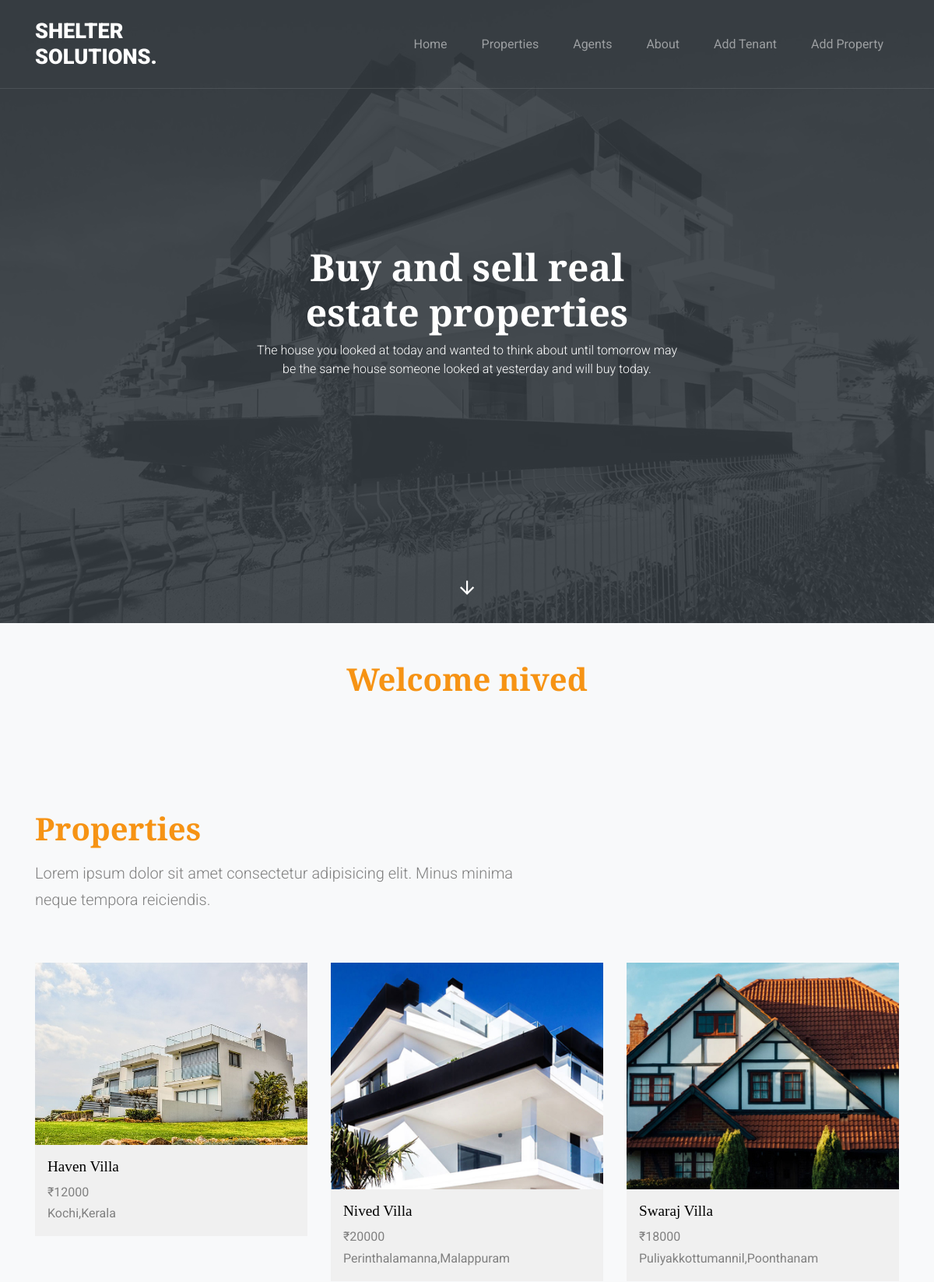
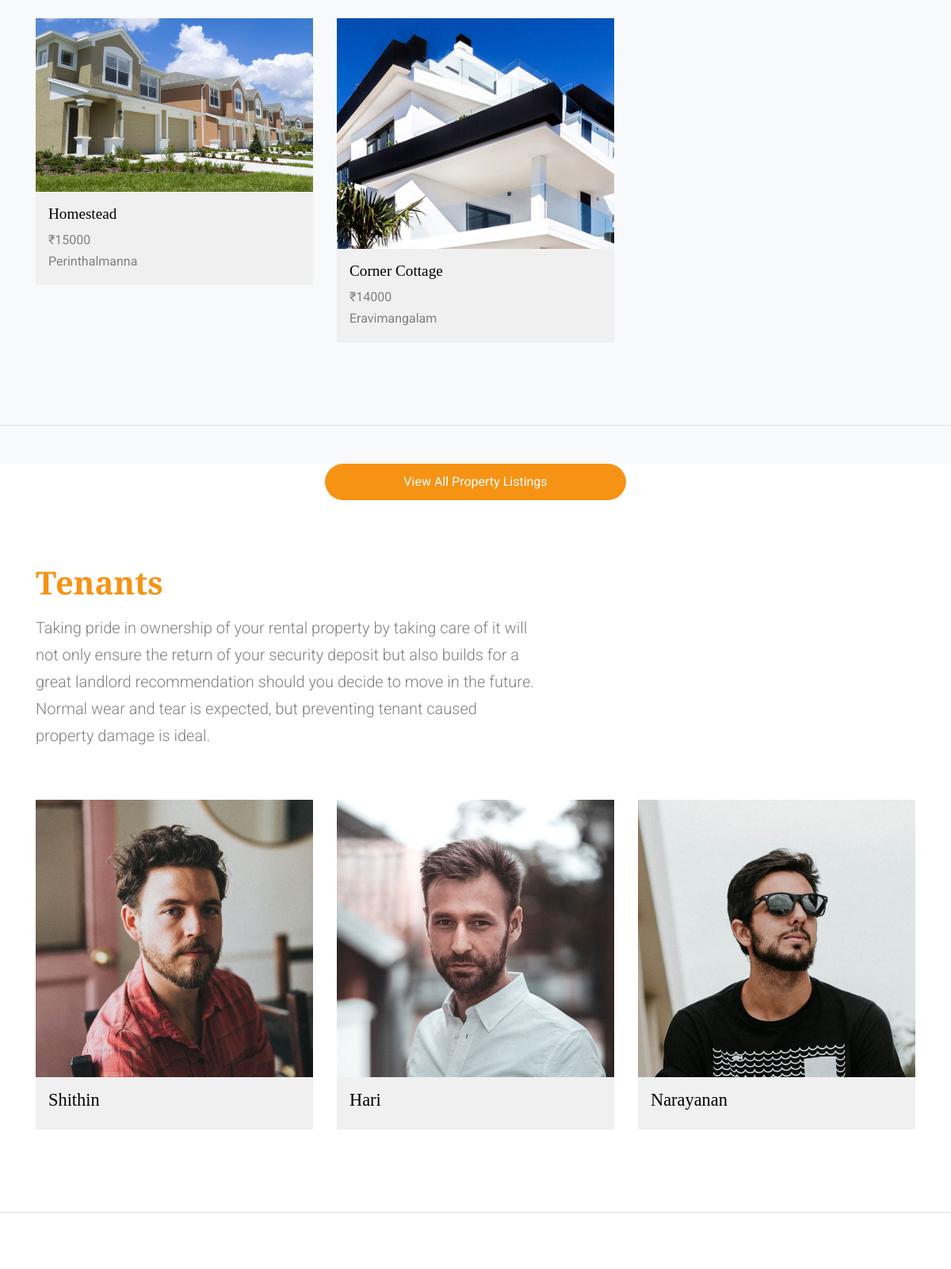
Page /admin_index (signed in, upper part) on the committed database (2 pictures, top to bottom).
### shelterapp/models.py (models this page shows, shortened)
class property(models.Model):
    p_name = models.CharField(max_length=100)
    addr = models.TextField()
    location = models.CharField(max_length=100)
    features = models.TextField()

class tenant(models.Model):
    t_name = models.CharField(max_length=100)
    photo = models.FileField(upload_to='shelterapp/static/images')
    addr = models.TextField()
    docu = models.FileField(upload_to='shelterapp/static/images')

### shelterapp/views.py (the view)
# urls.py: path('admin_index',admin_index),
def admin_index(request):
    user = request.session['username']
    a = property.objects.all()
    b = Unit.objects.all()
    c = tenant_unit.objects.all()
    unit_id = []
    p_name = []
    addr = []
    location = []
    features = []
    img = []
    Property = []
    type = []
    rent = []
    t_id = []
    t_name = []
    photo = []
    t_addr = []
    docu = []
    for i in b:
        unit_id.append(i.id)
        p_name.append(i.Property.p_name)
        addr.append(i.Property.addr)
        img.append(str(i.img).split('/')[-1])
        type.append(i.type)
        rent.append(i.rent)
    for i in c:
        t_id.append(i.id)
        t_name.append(i.Tenant.t_name)
        photo.append(str(i.Tenant.photo).split('/')[-1])
        t_addr.append(i.Tenant.addr)
        docu.append(i.Tenant.docu)
    print(img)
    mylist1 = zip(p_name, addr, img, type, rent, unit_id)
    mylist2 = zip(t_name, photo, t_addr, docu, t_id)
    return render(request,'admin_index.html',{'username':user,'data1':mylist1,'data2':mylist2})

### shelterapp/templates/admin_index.html (shortened to what this page needs)
<!DOCTYPE html>
{% load static %}
<html lang="en">
  <head>
    <link rel="stylesheet" href="{% static 'fonts/icomoon/style.css' %}">
    <link rel="stylesheet" href="{% static 'css/bootstrap.min.css' %}">
    <link rel="stylesheet" href="{% static 'css/jquery-ui.css' %}">
    <link rel="stylesheet" href="{% static 'css/owl.carousel.min.css' %}">
    <link rel="stylesheet" href="{% static 'css/owl.theme.default.min.css' %}">
    <link rel="stylesheet" href="{% static 'css/owl.theme.default.min.css' %}">
    <link rel="stylesheet" href="{% static 'css/jquery.fancybox.min.css' %}">
    <link rel="stylesheet" href="{% static 'css/bootstrap-datepicker.css' %}">
    <link rel="stylesheet" href="{% static 'fonts/flaticon/font/flaticon.css' %}">
    <link rel="stylesheet" href="{% static 'css/aos.css' %}">
    <link rel="stylesheet" href="{% static 'css/style.css' %}">
  </head>
  <body data-spy="scroll" data-target=".site-navbar-target" data-offset="300">
  <div class="site-wrap">
    <header class="site-navbar py-4 js-sticky-header site-navbar-target" role="banner">
      <div class="container">
        <div class="row align-items-center">
          <div class="col-6 col-xl-2">
            <h1 class="mb-0 site-logo m-0 p-0"><a href="index.html" class="mb-0">Shelter Solutions.</a></h1>
          </div>
          <div class="col-12 col-md-10 d-none d-xl-block">
            <nav class="site-navigation position-relative text-right" role="navigation">
              <ul class="site-menu main-menu js-clone-nav mr-auto d-none d-lg-block">
                <li><a href="http://127.0.0.1:8000/" class="nav-link">Home</a></li>
                <li><a href="http://127.0.0.1:8000/properties" class="nav-link">Properties</a></li>
                <li><a href="#agents-section" class="nav-link">Agents</a></li>
                <li><a href="#about-section" class="nav-link">About</a></li>
                <li><a href="http://127.0.0.1:8000/add_tenant" class="nav-link">Add Tenant</a></li>
                <li><a href="http://127.0.0.1:8000/add_property" class="nav-link">Add Property</a></li>
              </ul>
            </nav>
          </div>
        </div>
      </div>
    </header>
    <div class="site-blocks-cover overlay" style="background-image: url({% static 'images/hero_1.jpg' %});" data-aos="fade" id="home-section">
      <div class="container">
        <div class="row align-items-center justify-content-center">
          <div class="col-md-6 mt-lg-5 text-center">
            <h1>Buy and sell real estate properties</h1>
            <p class="mb-5"> The house you looked at today and wanted to think about until tomorrow may be the same house someone looked at yesterday and will buy today.</p>
          </div>
        </div>
      </div>
      <a href="#howitworks-section" class="smoothscroll arrow-down"><span class="icon-arrow_downward"></span></a>
    </div>
    <div class="py-5 bg-light site-section how-it-works" id="howitworks-section">
      <div class="container">
        <div class="row mb-5 justify-content-center">
          <div class="col-md-7 text-center">
            <h2 class="section-title mb-3">Welcome {{username}}</h2>
          </div>
        </div>
    </div>
   <section class="site-section border-bottom" id="properties-section">
      <div class="container">
        <div class="row mb-5">
          <div class="col-md-7 text-left">
            <h2 class="section-title mb-3">Properties</h2>
            <p class="lead">Lorem ipsum dolor sit amet consectetur adipisicing elit. Minus minima neque tempora reiciendis.</p>
          </div>
        </div>
        <div class="row">
          {% for i,j,k,l,m,n in data1 %}
          <div class="col-md-6 col-lg-4 mb-4">
            <div class="team-member">
              <figure>
                <img src="/static/images/{{k}}" alt="Image" class="img-fluid" >
              </figure>
              <div class="p-3">
                <h3 class="mb-2">{{i}}</h3>
                <span class="position">₹{{m}}</span><br>
                <span class="position">{{j}}</span>
              </div>
            </div>
          </div>
      {% endfor %}
        </div>
      </div>
    </section>
        </div>
        <div class="row justify-content-center">
          <div class="col-md-4">
            <a href="listings.html" class="btn btn-primary btn-block">View All Property Listings</a>
          </div>
        </div>
      </div>
    <section class="site-section border-bottom" id="agents-section">
      <div class="container">
        <div class="row mb-5">
          <div class="col-md-7 text-left">
            <h2 class="section-title mb-3">Tenants</h2>
            <p class="lead">Taking pride in ownership of your rental property by taking care of it will not only ensure the return of your security deposit but also builds for a great landlord recommendation should you decide to move in the future. Normal wear and tear is expected, but preventing tenant caused property damage is ideal.</p>
          </div>
        </div>
        <div class="row">
          {% for i,j,k,l,m in data2 %}
          <div class="col-md-6 col-lg-4 mb-4">
            <div class="team-member">
              <figure>
                <a href="http://127.0.0.1:8000/tenant_single/{{m}}"> <img src="/static/images/{{j}}" alt="Image" class="img-fluid"></a>
              </figure>
              <div class="p-3">
                <h3 class="mb-2">{{i}}</h3>
              </div>
            </div>
          </div>
        {% endfor %}
        </div>
      </div>
    </section>
    <section class="site-section" id="about-section">
    </section>
  </body>
</html>

### shelterapp/static/css/style.css (style rules this page uses)
body { line-height: 1.7; color: gray; font-weight: 400; font-size: 1rem; }
a { -webkit-transition: .3s all ease; -o-transition: .3s all ease; transition: .3s all ease; }
h1, h2, h3, h4, h5, .h1, .h2, .h3, .h4, .h5 { font-family: "Playfair Display", serif; }
.site-wrap:before { display: none; -webkit-transition: .3s all ease-in-out; -o-transition: .3s all ease-in-out; transition: .3s all ease-in-out; background: rgba(0, 0, 0, 0.6); content: ""; position: absolute; z-index: 2000; top: 0; left: 0; right: 0; bottom: 0; opacity: 0; visibility: hidden; }
.btn { font-size: 16px; border-radius: 30px; padding: 10px 30px; }
.btn.btn-primary { background: #f69314; border-color: #f69314; color: #fff; }
.site-section { padding: 2.5em 0; }
@media (min-width: 768px) { .site-section { padding: 5em 0; } }
.site-navbar { margin-bottom: 0px; z-index: 1999; position: absolute; width: 100%; }
.site-navbar .site-logo { position: relative; left: 0; font-size: 1.7rem; font-weight: 900; text-transform: uppercase; font-family: "Roboto", -apple-system, BlinkMacSystemFont, "Segoe UI", Roboto, "Helvetica Neue", Arial, sans-serif, "Apple Color Emoji", "Segoe UI Emoji", "Segoe UI Symbol", "Noto Color Emoji"; }
.site-navbar .site-navigation .site-menu { margin-bottom: 0; }
.site-navbar .site-navigation .site-menu a { text-decoration: none !important; display: inline-block; }
.site-navbar .site-navigation .site-menu > li { display: inline-block; }
.site-navbar .site-navigation .site-menu > li > a { padding: 5px 20px; color: rgba(255, 255, 255, 0.5); display: inline-block; text-decoration: none !important; }
.site-mobile-menu .site-nav-wrap { padding: 0; margin: 0; list-style: none; position: relative; }
.site-mobile-menu .site-nav-wrap a { padding: 10px 20px; display: block; position: relative; color: #212529; }
.site-mobile-menu .site-nav-wrap li { position: relative; display: block; }
.site-mobile-menu .site-nav-wrap > li { display: block; position: relative; float: left; width: 100%; }
.site-mobile-menu .site-nav-wrap > li > a { padding-left: 20px; font-size: 20px; }
.sticky-wrapper .site-navbar { -webkit-transition: .3s all ease; -o-transition: .3s all ease; transition: .3s all ease; }
.sticky-wrapper .site-navbar { border-bottom: 1px solid rgba(255, 255, 255, 0.1); }
.sticky-wrapper .site-navbar .site-logo a { color: #fff; }
.sticky-wrapper .site-navbar ul li a { color: rgba(255, 255, 255, 0.7); }
.site-blocks-cover { background-size: cover; background-repeat: no-repeat; background-position: top; background-position: center center; }
.site-blocks-cover.overlay { position: relative; }
.site-blocks-cover.overlay:before { position: absolute; content: ""; left: 0; bottom: 0; right: 0; top: 0; background: rgba(52, 58, 64, 0.9); }
.site-blocks-cover, .site-blocks-cover > .container > .row { min-height: 600px; height: calc(100vh); }
.site-blocks-cover h1 { font-size: 3rem; font-weight: 400; color: #fff; font-weight: 900; }
.site-blocks-cover p { color: white; font-size: 1rem; line-height: 1.5; font-weight: 300; }
.bg-light { background: #ccc; }
.section-title { color: #f69314; font-size: 40px; font-weight: 900; }
.position-relative { position: relative; }
.team-member { background: #f0f0f0; }
.team-member figure { margin: 0; padding: 0; position: relative; overflow: hidden; }
.team-member h3 { color: #000; margin: 0; bottom: 0; font-size: 1.4rem; }
.team-member .position { color: gray; }
.arrow-down { position: absolute; left: 50%; -webkit-transform: translateX(-50%); -ms-transform: translateX(-50%); transform: translateX(-50%); font-size: 1.7rem; z-index: 2; color: #fff; bottom: 20px; }
.arrow-down > span { -webkit-transition: .2s all ease; -o-transition: .2s all ease; transition: .2s all ease; position: relative; top: 0; }
.how-it-works h3 { font-size: 1.2rem; margin-bottom: 1rem; }

### rows in the picture
property: data1 "Haven Villa", data1 "Kochi,Kerala"
property: data1 "Nived Villa", data1 "Perinthalamanna,Malappuram"
property: data1 "Swaraj Villa", data1 "Puliyakkottumannil,Poonthanam"
property: data1 "Homestead", data1 "Perinthalmanna"
property: data1 "Corner Cottage", data1 "Eravimangalam"
tenant: data2 "Shithin"
tenant: data2 "Hari"
tenant: data2 "Narayanan"

### other values in the picture
{{ username }} "nived"
{{ m }} "12000" "20000" "18000" "15000" "14000"
